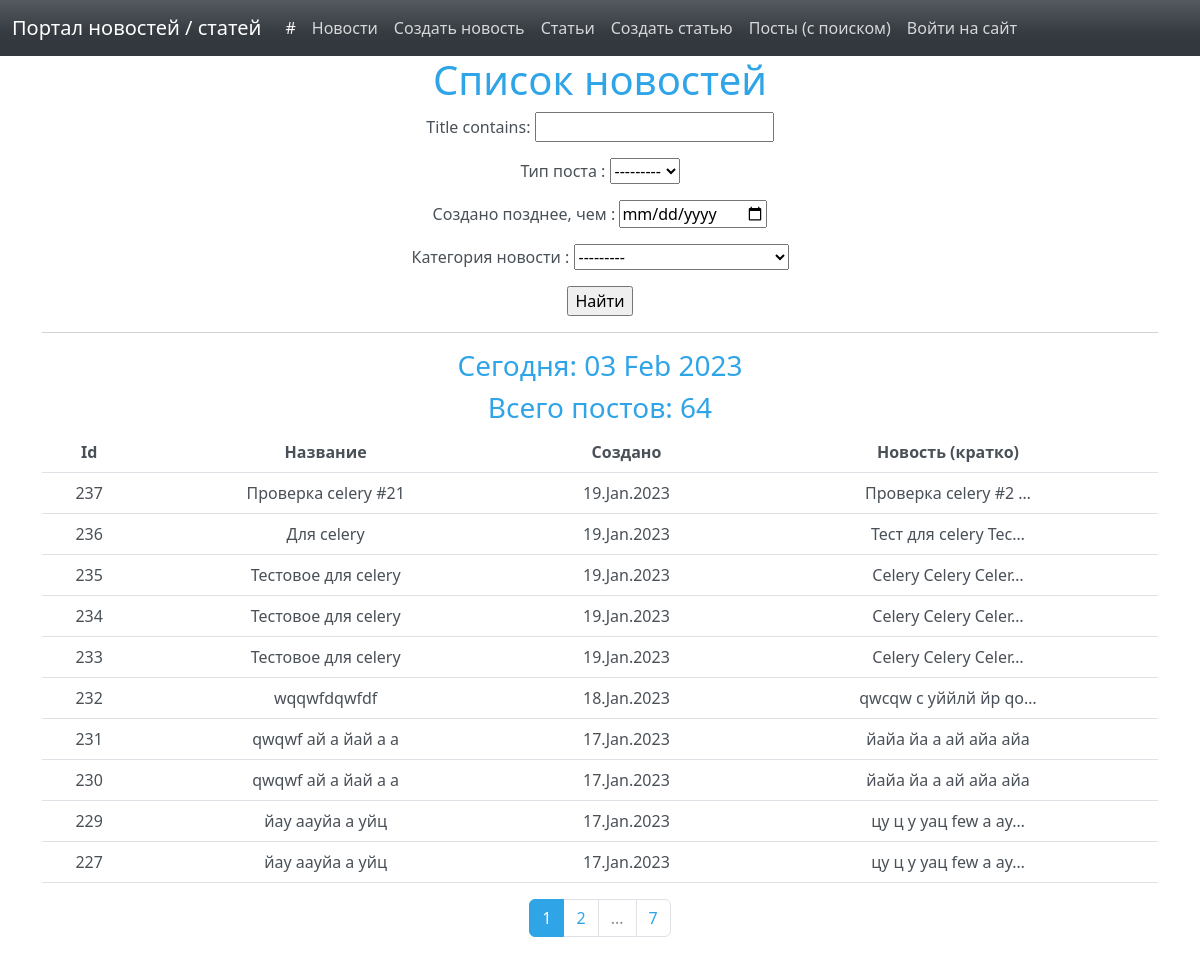
The app's page /news/search/ with its own data.
### news/models.py (models this page shows, shortened)
class Post(models.Model):
    TYPES = [
        ('A', 'Article'),
        ('N', 'News')
    ]
    author = models.ForeignKey(Author, on_delete=models.CASCADE)
    post_type = models.CharField(max_length=1, choices=TYPES, default='A')
    creation = models.DateTimeField(auto_now_add=True)
    category = models.ManyToManyField(Category, through='PostCategory')
    title = models.CharField(max_length=200)
    text = models.TextField()
    rating = models.IntegerField(default=0)

### news/views.py (the view, shortened to what this page needs)
# urls.py: path('news/search/', cache_page(60*5)(NewsListFiltered.as_view()), name='news_search'),
class NewsListFiltered(ListView):
    model = Post
    ordering = '-creation'
    template_name = 'news_search.html'
    context_object_name = 'news_flist'
    paginate_by = 10
    def get_context_data(self, **kwargs):
        context = super().get_context_data(**kwargs)
        context['news_count'] = self.filterset.qs.count()
        context['filterset'] = self.filterset
        context['sub_button'] = False
        return context
    def get_queryset(self):
        queryset = Post.objects.order_by('-creation')
        self.filterset = NewsFilter(self.request.GET, queryset)
        return self.filterset.qs

### news/templatetags/custom_filters.py (called while the page is built)
@register.filter()
def censor(value):
   def isbad(word: str):
      return True if word in BAD_WORDS else False
   def replace(word: str):
      str_ = word[0]
      for i in range(1, len(word)):
         if word[i] not in string.punctuation:
            str_ += '*'
         else:
            str_ += word[i]
      return str_
   list = value.split()
   for n, word in enumerate(list):
      word2check = ""
      word = word.strip().lower()
      for i in range(len(word)):
         if word[i] not in string.punctuation:
            word2check += word[i]
      if isbad(word2check):
         list[n] = replace(list[n])
   return f'{" ".join(list)}'

### news/templatetags/custom_tags.py (called while the page is built)
@register.simple_tag()
def current_time(format_string='%d %b %Y'):
    return datetime.utcnow().strftime(format_string)

@register.simple_tag(takes_context=True)
def url_replace(context, **kwargs):
    d = context['request'].GET.copy()
    for k, v in kwargs.items():
        d[k] = v
    return d.urlencode()

### templates/news_search.html (shortened to what this page needs)
{% extends 'flatpages/default.html' %}
{% load custom_filters %}
{% load custom_tags %}
{% block content %}
<h1>Список новостей</h1>
   <form action="" method="get">
       {{ filterset.form.as_p }}
       <input type="submit" value="Найти" />
   </form>
   <hr>
   <h3>Сегодня: {% current_time %} </h3>
   <h3> Всего постов: {{ news_count }} </h3>
   {% if news_flist %}
              <table class="table table-hover">
          <thead>
            <tr>
                <th scope="col">Id</th>
              <th scope="col">Название</th>
              <th scope="col">Создано</th>
              <th scope="col">Новость (кратко)</th>
            </tr>
          </thead>
  <tbody>
           {% for one in news_flist %}
            <tr class="light">
                <td>{{ one.id }}</td>
               <td>{{ one.title|censor }}</td>
               <td>{{ one.creation|date:'d.M.Y' }}</td>
               <td>{{ one.text|truncatechars:20|censor }}</td>
           </tr>
           {% endfor %}
         </tbody>
       </table>
   {% else %}
       <h2>Постов пока нет.</h2>
   {% endif %}
<div class="container">
  <ul class="pagination">
    {% if page_obj.paginator.num_pages > 1 %}
      <li class="page-item">
        <a class="page-link active"> {{ page_obj.number }} </a>
      </li>
    {% endif %}
   {% if page_obj.has_next %}
             <li class="page-item">
       <a class="page-link" href="?{% url_replace page=page_obj.next_page_number %}">{{ page_obj.next_page_number }}</a>
                 </li>
       {% if paginator.num_pages != page_obj.next_page_number %}
      <li class="page-item">
           <a class="page-link disabled"> ... </a>
      </li>
      <li class="page-item">
           <a class="page-link" href="?{% url_replace page=page_obj.paginator.num_pages %}">{{ page_obj.paginator.num_pages }}</a>
          </li>
       {% endif %}
   {% endif %}
  </ul>
</div>
{% endblock content %}

### records on screen
Post: id "237", title|censor "Проверка celery #21", creation "19.Jan.2023", text|censor "Проверка celery #2 …"
Post: id "236", title|censor "Для celery", creation "19.Jan.2023", text|censor "Тест для celery Тес…"
Post: id "235", title|censor "Тестовое для celery", creation "19.Jan.2023", text|censor "Celery Celery Celer…"
Post: id "234", title|censor "Тестовое для celery", creation "19.Jan.2023", text|censor "Celery Celery Celer…"
Post: id "233", title|censor "Тестовое для celery", creation "19.Jan.2023", text|censor "Celery Celery Celer…"
Post: id "232", title|censor "wqqwfdqwfdf", creation "18.Jan.2023", text|censor "qwcqw с уййлй йр qo…"
Post: id "231", title|censor "qwqwf ай а йай а а", creation "17.Jan.2023", text|censor "йайа йа а ай айа айа"
Post: id "230", title|censor "qwqwf ай а йай а а", creation "17.Jan.2023", text|censor "йайа йа а ай айа айа"
Post: id "229", title|censor "йау аауйа а уйц", creation "17.Jan.2023", text|censor "цу ц у уац few а ау…"
Post: id "227", title|censor "йау аауйа а уйц", creation "17.Jan.2023", text|censor "цу ц у уац few а ау…"

### other values on screen
{{ news_count }} "64"
{{ page_obj.number }} "1"
{{ page_obj.next_page_number }} "2"
{{ page_obj.paginator.num_pages }} "7"
